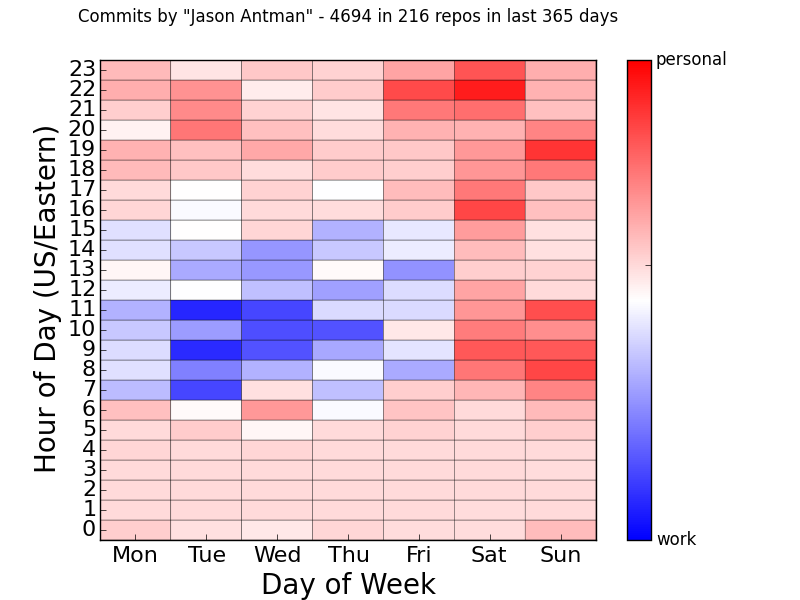

Reproduce this figure in Python.
#!/usr/bin/env python
"""
whendoiwork

Script to find all git repositories in a list of local filesystem paths,
iterate over all commits in them (in the last N days), and build a histogram
of the day of week and hour of day of your commits (using information from your
git configuration).

####################################################################################

Requirements (and tested versions):
GitPython (1.0.1)
pytz
tzlocal (1.1.2)
matplotlib (1.4.2)
numpy (1.9.1)

####################################################################################

Copyright 2014 Jason Antman <[email redacted]> <http://www.jasonantman.com>
Free for any use provided that patches are submitted back to me.

####################################################################################

CHANGELOG:
2015-06-04 Jason Antman <[email redacted]>:
  - initial version of script
"""

import os
import sys
import argparse
import logging
import subprocess
import datetime
import pytz
import tzlocal
from git import Repo
import matplotlib.pyplot as plt
import numpy as np


FORMAT = "[%(levelname)s %(filename)s:%(lineno)s - %(funcName)20s() ] %(message)s"
logging.basicConfig(level=logging.INFO, format=FORMAT)
logger = logging.getLogger(__name__)


class GitWorkGraph:
    """ might as well use a class. It'll make things easier later. """

    day_names = ['Mon', 'Tue', 'Wed', 'Thu', 'Fri', 'Sat', 'Sun']

    def __init__(self, repodirs=[], alt_repodirs=[], label='repos', alt_label='alt_repos', verbose=0):
        if verbose:
            logger.setLevel(logging.DEBUG)
        self.repodirs = repodirs
        self.alt_repodirs = alt_repodirs
        self.label = label
        self.alt_label = alt_label

    def run(self, author_name, num_days, tzname):
        """Run everything..."""
        # find git repositories
        logger.info("Only examining commits since {n} days ago".format(n=num_days))
        localtz = pytz.timezone(tzname)
        logger.info("Using local timezone '{l}' ({z})".format(z=localtz.zone, l=tzname))
        repos = []
        for d in self.repodirs:
            res = self.find_git_repos(d)
            logger.debug("Found {c} repos under {d}: {res}".format(c=len(res), d=d, res=res))
            repos.extend(res)
        alt_repos = []
        for d in self.alt_repodirs:
            res = self.find_git_repos(d)
            logger.debug("Found {c} alt-repos under {d}: {res}".format(c=len(res), d=d, res=res))
            alt_repos.extend(res)
        # find relevant commit data in each repo
        repo_data = self.do_repos(repos, author_name, num_days, localtz)
        alt_repo_data = self.do_repos(alt_repos, author_name, num_days, localtz)
        self.plot(repo_data, alt_repo_data, author_name, num_days, localtz)

    def do_repos(self, repolist, author_name, num_days, localtz):
        """
        return a dict of day of week (0=Monday, 6=Sunday) to dict
        of hour of day in UTC to number of commits/authors.
        """
        data = {}
        for x in range(7):
            data[x] = {y: 0 for y in range(24)}
        for repo in repolist:
            commit_dates = self.do_repo(repo, author_name, num_days)
            for dt_utc in commit_dates:
                dt_local = dt_utc.astimezone(localtz)
                data[dt_local.weekday()][dt_local.hour] += 1
        return data

    def do_repo(self, repo_path, author_name, num_days):
        """return a list of the datetimes of your commits in this repo"""
        repo = Repo(repo_path)
        if repo.bare:
            logger.debug("Skipping bare repository at {p}".format(p=repo_path))
            return None
        logger.debug("Checking commits in repository at {p}".format(p=repo_path))
        # GitPython repo.iter_commits() only works on current branch;
        # instead of iterating branches, this gets dangling commits too
        keep_commits = []
        seen_commits = []
        # we filter by author and date here in the `git log` command
        #################################################################################################################
        # @TODO ok, even this isn't getting us ALL the commits. In fact, on my current branch in my sample repo,
        # `git log -g` is showing 45 commits whereas `git log` shows 113...
        # https://groups.google.com/d/topic/git-python/U2uQIZv-iMA/discussion
        #################################################################################################################
        # dangling commits via reflog
        for sha in repo.git.log(walk_reflogs=True, author=author_name, pretty='%H', since='{n} days ago'.format(n=num_days)).split("\n"):
            if sha in seen_commits:
                continue
            c = repo.commit(sha)
            a_dt = datetime.datetime.fromtimestamp(c.authored_date, pytz.UTC)
            keep_commits.append(a_dt)
            seen_commits.append(sha)
        # all refs
        for sha in repo.git.log(all=True, pretty='%H').split("\n"):
            if sha in seen_commits:
                continue
            c = repo.commit(sha)
            a_dt = datetime.datetime.fromtimestamp(c.authored_date, pytz.UTC)
            keep_commits.append(a_dt)
            seen_commits.append(sha)
        # danging or orphaned
        for line in repo.git.fsck().split("\n"):
            parts = line.split(' ')
            if parts[-1] in seen_commits:
                continue
            if not repo.re_hexsha_only.match(parts[-1]):
                continue
            try:
                c = repo.commit(parts[-1])
                a_dt = datetime.datetime.fromtimestamp(c.authored_date, pytz.UTC)
                keep_commits.append(a_dt)
                seen_commits.append(sha)
                print("Checked fsck commit {s}".format(s=parts[-1]))
            except ValueError as ex:
                logger.debug(ex.message)
        logger.debug("Found {l} commits (with specified author name and since cutoff date) in repo.".format(l=len(keep_commits)))
        return keep_commits

    def find_git_repos(self, path):
        """find all direct subdirectories of path that are git repos"""
        repos = []
        for d in next(os.walk(path))[1]:
            p = os.path.join(path, d)
            if os.path.isdir(p) and os.path.isdir(os.path.join(p, '.git')):
                repos.append(p)
        return repos

    def make_plot_data(self, repo_data, alt_repo_data):
        """
        Take the two nested dicts of per-day, per-hour data and convert
        them to a numpy array for plotting.

        First we find the maximum number of commits per hour ever, c_max.

        Each array element is a float from -1 to 1, where 1 is c_max commits
        being done for repo_data repos, and -1 is c_max commits being done
        for alt_repo_data repos, and 0 is no commits.
        """
        # find the most commits per hour
        c_max = 0
        for t in [repo_data, alt_repo_data]:
            for day in t:
                for hour in t[day]:
                    if t[day][hour] > c_max:
                        c_max = t[day][hour]
        c_max = c_max * 1.0
        logger.debug("Max commits per hour: {c}".format(c=c_max))
        data = []
        for hour in range(24):
            d_list = []
            for day in range(7):
                r = repo_data[day][hour] * 1.0
                a = alt_repo_data[day][hour] * 1.0
                r_p = r / c_max
                a_p = a / c_max
                t = r_p - a_p
                d_list.append(t)
            data.append(d_list)
        return data

    def plot(self, repo_data, alt_repo_data, author_name, num_days, localtz):
        """
        Draw the plot
        see:
        * http://www.bertplot.com/visualization/?p=292
        """
        logger.info("Beginning to plot data")
        data = self.make_plot_data(repo_data, alt_repo_data)
        data = np.array(data)
        rows = [str(x) for x in range(24)]
        columns = self.day_names
        # plot the data
        fig,ax=plt.subplots()
        # this uses the "Reds" color map
        #ax.pcolor(data,cmap=plt.cm.Reds,edgecolors='k')
        heatmap = ax.pcolor(data,edgecolors='k', vmin=-1, vmax=1, cmap=plt.cm.bwr)
        # axis ticks
        ax.set_xticks(np.arange(0,7)+0.5)
        ax.set_yticks(np.arange(0,24)+0.5)

        # set sides of plot for ticks
        ax.xaxis.tick_bottom()
        ax.yaxis.tick_left()
        # set tick labels
        ax.set_xticklabels(columns,minor=False,fontsize=16)
        ax.set_yticklabels(rows,minor=False,fontsize=16)
        # legend
        cb = fig.colorbar(heatmap, ticks=[-1, 0, 1], spacing='uniform')
        cb.set_ticklabels([self.alt_label, 'None', self.label])

        # Here we use a text command instead of the title
        # to avoid collision between the x-axis tick labels
        # and the normal title position
        plt.text(0.5,1.08,'Commits by {a} - last {n} days'.format(a=author_name, n=num_days),
                          fontsize=22,
                          horizontalalignment='center',
                          transform=ax.transAxes
                          )

        # standard axis elements
        plt.ylabel('Hour of Day ({z})'.format(z=localtz.zone),fontsize=20)
        plt.xlabel('Day of Week',fontsize=20)
        # write file
        fname = 'plot.png'
        plt.savefig(fname)
        fpath = os.path.abspath(fname)
        logger.info("Plot saved to {f} <file://{a}>".format(f=fname, a=fpath))


def get_git_user_name():
    """
    GitPython still (1.0.1) seems to lack a nice way to get this
    """
    cmd = ['git', 'config', '--get', 'user.name']
    try:
        res = subprocess.check_output(cmd)
        return res.strip()
    except subprocess.CalledProcessError:
        logger.warning("Unable to execute {c}".format(c=' '.join(cmd)))
    return ''

def parse_args(argv):
    """
    parse arguments/options

    this uses the new argparse module instead of optparse
    see: <https://docs.python.org/2/library/argparse.html>
    """
    p = argparse.ArgumentParser(description='Sample python script skeleton.')
    p.add_argument('-v', '--verbose', dest='verbose', action='store_true', default=False,
                      help='verbose output. specify twice for debug-level output.')
    p.add_argument('-r', '--repodir', dest='repodirs', action='append',
                   help='directory to search for git repositories (non-recursive); '
                   'can be specified multiple times', default=[])
    p.add_argument('-a', '--alt-repodir', dest='alt_repodirs', action='append',
                   help='like -r/--repodir, but graph in alternate color', default=[])
    p.add_argument('--repolabel', action='store', help='repo label/legend', default='repos')
    p.add_argument('--alt-repolabel', action='store', help='alt repo label/legend', default='alt-repos')
    cn = get_git_user_name()
    p.add_argument('--author-name', action='store', type=str, default=cn,
                   help='author name to search for (argument to git log --author=); default: "{cn}"'.format(cn=cn))
    p.add_argument('-d', '--days', action='store', type=int, default=365,
                   help='number of days of history to search; default 365')
    p.add_argument('-t', '--timezone', action='store', type=str, default='UTC',
                   help='timezone to show commits in, as a string passed to pytz.timezone() (default: UTC)')

    args = p.parse_args(argv)

    return args

if __name__ == "__main__":
    args = parse_args(sys.argv[1:])
    script = GitWorkGraph(
        verbose=args.verbose,
        repodirs=args.repodirs,
        alt_repodirs=args.alt_repodirs,
        label=args.repolabel,
        alt_label=args.alt_repolabel,
    )
    script.run(args.author_name, args.days, args.timezone)
